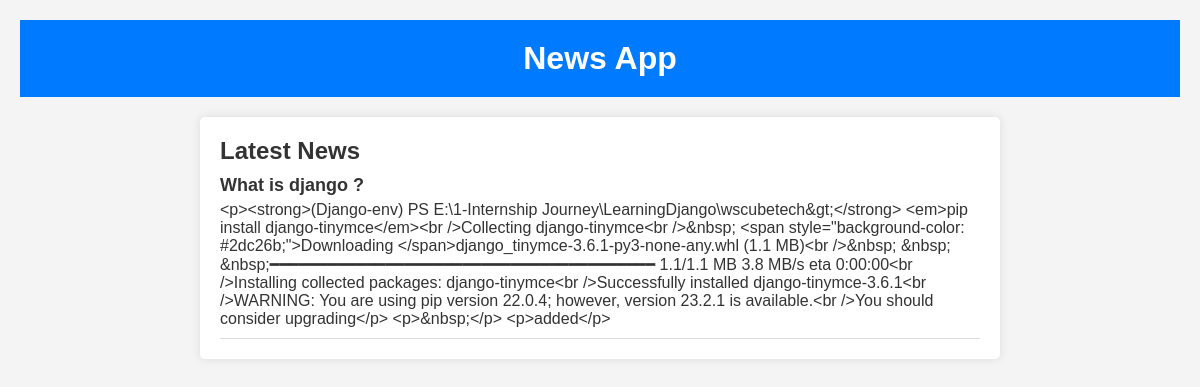
/newsdetails/what-is-django/, run on the app's committed database.
### news/models.py (models this page shows)
class News(models.Model):
    news_title = models.CharField(max_length=500)
    news_description = HTMLField()
    news_image = models.FileField(upload_to="news/", max_length=250, null=True, default=None)
    slug = AutoSlugField(populate_from='news_title', unique=True, null=True)

### wscubetech/views.py (the view)
# urls.py: path("newsdetails/<slug>/", views.NewsDetailsPage, name="newsDetails"),
def NewsDetailsPage(request, slug):
    news_details_data = News.objects.get(slug=slug)
    data = {
        'selected_news': news_details_data,
    }
    return render(request, 'newsdetails.html', data)

### templates/newsdetails.html (shortened to what this page needs)
<!DOCTYPE html>
<html lang="en">
<head>
    <link rel="stylesheet" href="/static/css/news_details_style.css">
</head>
<body>
    <header>
        <h1>News App</h1>
    </header>
    <div class="news-container">
        <h2>Latest News</h2>
        <ul class="news-list">
            <li class="news-item">
                <h3 class="news-title">{{selected_news.news_title}}</h3>
                <p class="news-details">{{selected_news.news_description}}</p>
            </li>
        </ul>
    </div>
</body>
</html>

### static/css/news_details_style.css (style rules this page uses)
* { margin: 0; padding: 0; box-sizing: border-box; }
body { font-family: Arial, sans-serif; background-color: #f4f4f4; color: #333; padding: 20px; }
header { background-color: #007BFF; text-align: center; padding: 20px; color: white; }
.news-container { background-color: #fff; border-radius: 5px; padding: 20px; margin: 20px auto; max-width: 800px; box-shadow: 0 0 10px rgba(0, 0, 0, 0.1); }
.news-list { list-style: none; padding: 0; }
.news-item { border-bottom: 1px solid #ddd; padding: 10px 0; }
.news-title { font-size: 18px; font-weight: bold; margin-bottom: 5px; }
.news-details { font-size: 16px; }

### data on the page
News: news_title "What is django ?", news_description "<p><strong>(Django-env) PS E:\\1-Internship Journey\\LearningDjango\\wscubetech&gt;</strong> <em>pip install django-tinymce</em><br />Collecting django-tinymce<br />&nbsp; <span style=\"background-color: #2dc26b;\">Downloading </span>django_tinymce-3.6.1-py3-none-any.whl (1.1 MB)<br />&nbsp; &nbsp; &nbsp;━━━━━━━━━━━━━━━━━━━━━━━━━━━━━━━━━━━━━━━━ 1.1/1.1 MB 3.8 MB/s eta 0:00:00<br />Installing collected packages: django-tinymce<br />Successfully installed django-tinymce-3.6.1<br />WARNING: You are using pip version 22.0.4; however, version 23.2.1 is available.<br />You should consider upgrading</p> <p>&nbsp;</p> <p>added</p>"
